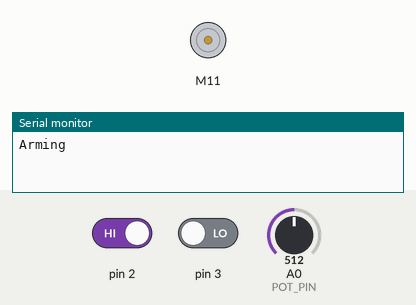
Bench run of a sketch on a simulated Arduino Uno, built with avr-gcc and run on an emulated ATmega328P. Shown: DC motor (green arrow = forward, orange = backward, longer = faster), the last lines printed to the serial monitor. Inputs (shaded band) come from the test bench; at power-on: pin 3 LOW, pin 2 HIGH, A0 (POT_PIN) = 512.

Above: at 1.2 s.
1.3 s: pin 3 driven HIGH
At 2.5 s:
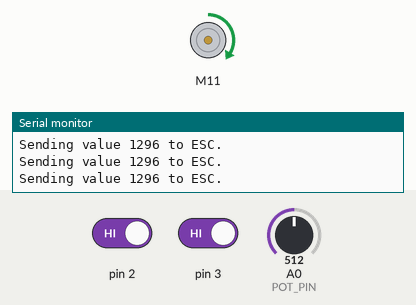
2.8 s: pin 2 driven LOW
At 3.8 s:
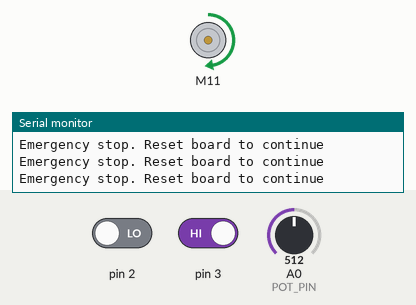
Timing chart, 0 to 5.8 s (numbered marks = the images above; inputs shaded):
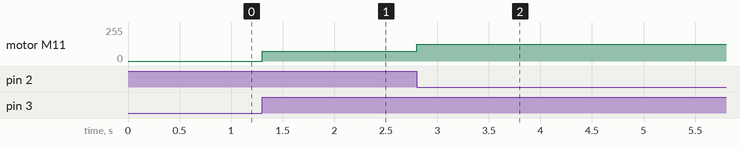

Measured:
- after the input at 1.3 s, motor M11: stopped → forward 75/255 at once
- after the input at 2.8 s, motor M11: forward 75/255 → forward 127/255 at once

The sketch:

ESC_Test.ino
```cpp
/*
  ESC_Knob
  Controlling an R/C ESC (Electronic Speed Controller) speed using a potentiometer (variable resistor)
  This is using a modified version of the "Knob" example in the "Servo" library.

  27 April 2017
  by Eric Nantel

  Servo & Knob links
  http://www.arduino.cc/en/Tutorial/Knob
  http://people.interaction-ivrea.it/m.rinott
 */
#include "ESC.h"
#define POT_PIN (0)                    // Analog pin used to connect the potentiometer

ESC myESC (11, 1000, 2000, 1500);         // ESC_Name (PIN, Minimum Value, Maximum Value, Arm Value)

int val;                                // variable to read the value from the analog pin
int dir;

void setup() {
  Serial.begin(9600);
  Serial.println("Arming");
  myESC.arm();                          // Send the Arm value
  //delay(5000);                          // Wait for a while
  val = 0;
  dir = 1;
}

void loop() {
  for(int i = 0; i < 10; i++) {
    val = val + analogRead(POT_PIN);   // reads the value of the potentiometer (value between 0 and 1023)
    delay(3);
  }
  if(!digitalRead(2)) {
    myESC.speed(1500);
    while(1)
      Serial.println("Emergency stop. Reset board to continue");
  }
  if(!digitalRead(3)){
    while(!digitalRead(3)) delay(2);
    if(dir) dir = 0;
    else if(!dir) dir = 1;
  }
  val = val / 10;
  if(dir) val = map(val, 0, 750, 1500, 1800);  // scale it to use it with the ESC (value between 1000 and 2000)
  else if(!dir) val = map(val, 0, 750, 1500, 1200);
  Serial.print("Sending value "); Serial.print(val); Serial.println(" to ESC.");
  myESC.speed(val);                    // sets the ESC speed according to the scaled value
  val = 0;
  delay(10);                           // Wait for a while
}
```
